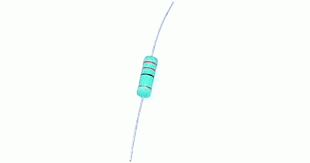
#> input picture Resistor/imagens/33.png, 310 x 163 px, found by its file name
$ python find_resistor.py
#> lines starting #> are read from the running program, lines starting #| are printed output that depends on the picture
#> further down, img_orig_rgb is the input picture: shape (163, 310, 3); mean B, G, R 251.4, 253.4, 250.1
import numpy as np
import cv2
from matplotlib import pyplot as plt

def find_resistor(img, d_graus):

#> called with d_graus = 10
	img_orig = cv2.cvtColor(img_orig_rgb, cv2.COLOR_BGR2GRAY)

	w1 = img_orig.shape[1]
#> w1 = 310
	h1 = img_orig.shape[0]
#> h1 = 163


	#deixa a imagem quadrada e preenche com branco
	size = max(w1,h1)
#> size = 310
	print(size)
#| 310

	img = np.ones((size,size), np.uint8) * 255

	if w1>h1 :
		img[int((w1-h1)/2):int((w1-(w1-h1)/2)), 0:w1] = img_orig
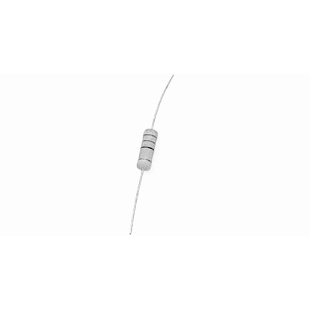
#> img: shape (310, 310); min 14, max 255, mean 253.4
	elif h1>w1 :
		img[0:h1, int((h1-w1)/2):int((h1-(h1-w1)/2))] = img_orig
	else :
		img = img_orig

	#cv2.imshow("img", img)
	#cv2.waitKey(0)


	w2 = img.shape[1]
#> w2 = 310
	h2 = img.shape[0]
#> h2 = 310
	M = cv2.getRotationMatrix2D((w2/2, h2/2), d_graus, 1)

	min_s = np.uint32(-1)
	min_s_idx = -1

	#rotaciona a imagem de d_graus em d_graus graus ate achar a rotacao que tenha a menor diferenca entre o grafico de somaVert e somaHoriz
	#quando somaVert e somaHoriz forem parecidos o resistor esta girado 45 graus
	for i in range(int(180 / d_graus)):
		img = cv2.warpAffine(img, M, (w2, h2),  borderValue=(255,255,255,255))

		#print(i)
		#cv2.imshow("img", img)
		#cv2.waitKey(0)

		somaVert = np.sum(img, 0)
		somaHoriz = np.sum(img, 1)

		#compara as duas funcoes
		#s = 0
		#for j in range(somaVert.size):
		#	s = s + abs(int(somaVert[j]) - int(somaHoriz[j]))

		#ve a diferença entre o valor minimo do grafico horiz e vert
		s = abs(int(np.min(somaVert)) - int(np.min(somaHoriz)))

		if s < min_s:
			min_s = s
			min_s_idx = i
#> this loop made 18 passes
#> (s, min_s) on passes 1 to 6: (3068, 3068), (2245, 2245), (911, 911), (629, 629), (319, 319), (46, 46)
#> s on passes 7 to 12: 241, 828, 1003, 2434, 2093, 1034
#> after the loop, min_s = 46; min_s_idx = 5

		# [5 lines of commented-out code are left out]

	print("min = " + str(min_s))
#| min = 46
	print("min_i = " + str(min_s_idx))
#| min_i = 5

	#gira a imagem original para que o resistor fique reto
	M = cv2.getRotationMatrix2D((w1/2, h1/2), (min_s_idx+1)*d_graus+45, 1)
#> M = [[-0.259, 0.966, 116.4], [-0.966, -0.259, 252.3]]
	img_orig_rgb_rot = cv2.warpAffine(img_orig_rgb, M, (w1, h1),  borderValue=(255,255,255,255))
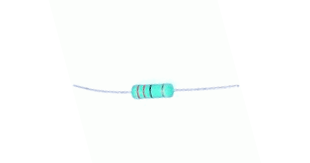
#> img_orig_rgb_rot: shape (163, 310, 3); mean B, G, R 252.8, 253.8, 251.5
	img = cv2.cvtColor(img_orig_rgb_rot, cv2.COLOR_BGR2GRAY)
#> img: shape (163, 310)

	#cv2.imshow("img_certa", img)
	#cv2.waitKey(0)

	#calcula soma horizontal e vertical de novo para achar onde esta o resistor
	somaVert = np.sum(img, 0)
#> somaVert = 310 values, max 41565 at index 0, min 39271 at index 150, mean 41224.4
	somaHoriz = np.sum(img, 1)
#> somaHoriz = 163 values, max 78714 at index 3, min 73910 at index 89, mean 78402.3
	# [6 lines of commented-out code are left out]
	thresh_v,binar_v = cv2.threshold(np.uint8((somaVert/max(somaVert))*255),0,255,cv2.THRESH_BINARY+cv2.THRESH_OTSU)
#> thresh_v = 250; binar_v = 310 values, max 255 at index 0, min 0 at index 132, mean 220.5
	thresh_h,binar_h = cv2.threshold(np.uint8((somaHoriz/max(somaHoriz))*255),0,255,cv2.THRESH_BINARY+cv2.THRESH_OTSU)
#> thresh_h = 248; binar_h = 163 values, max 255 at index 0, min 0 at index 84, mean 233.1
	# [6 lines of commented-out code are left out]
	def maior_seq_zero(arr):
		last = 255
		st = 0
		bigger = 0
		st_bigger = 0
		for i in range(arr.size):
			if arr[i] == 0 and last == 255: #borda de descida
				st = i
			if (arr[i] == 255 and last == 0) or (arr[i] == 0 and i == arr.size-1): #borda de subida ou fim do grafico
				if i - st > bigger:
					bigger = i - st
					st_bigger = st
			last = arr[i]
#> after the loop, bigger = 42; st_bigger = 132
		return st_bigger,st_bigger+bigger-1

	x1,x2 = maior_seq_zero(binar_v)
#> x1 = 132; x2 = 173
	y1,y2 = maior_seq_zero(binar_h)
#> y1 = 84; y2 = 97

	print(x1)
#| 132
	print(x2)
#| 173
	print(y1)
#| 84
	print(y2)
#| 97

	#cv2.rectangle(img_orig_rgb_rot, (x1,y1), (x2,y2), (0,255,0,255), 2)
	#cv2.imshow("img_certa", img_orig_rgb_rot)
	#cv2.waitKey(0)

	#corta resistor da imagem
	img_res = img_orig_rgb_rot[y1:y2, x1:x2]
	if x2-x1 < y2-y1: #se estiver de pe, deita
		img_res=cv2.rotate(img_res, cv2.ROTATE_90_CLOCKWISE)

	#cv2.imshow("img_res", img_res)
	#cv2.waitKey(0)

	return img_res


#img_orig_rgb = cv2.imread('src/18k.jpeg', cv2.IMREAD_COLOR)
img_orig_rgb = cv2.imread('src/33.png', cv2.IMREAD_COLOR)
#img_orig_rgb = cv2.imread('src/resistor.jpeg', cv2.IMREAD_COLOR)
#img_orig_rgb = cv2.imread('src/330.jpg', cv2.IMREAD_COLOR)
#img_orig_rgb = cv2.imread('src/10M.bmp', cv2.IMREAD_COLOR)

cv2.imshow("img", img_orig_rgb)
cv2.waitKey(0)

img_res = find_resistor(img_orig_rgb, 10)
cv2.imshow("img_res", img_res)
cv2.waitKey(0)

$ run again, with Resistor/imagens/resistor.jpeg saved as Resistor/imagens/33.png
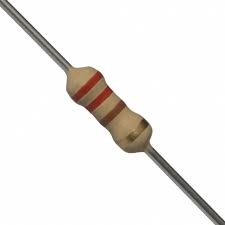
#> input picture Resistor/imagens/resistor.jpeg, 225 x 225 px, found by its file name
#> img_orig_rgb is the input picture: shape (225, 225, 3); mean B, G, R 235.8, 238, 240.2
#| 225
#> the loop in find_resistor, `for i in range(int(180 / d_graus)):` made 18 passes
#> (s, min_s) on passes 1, 9, 18: (2196, 2196), (323, 323), (288, 288)
#> after the loop in find_resistor, `for i in range(int(180 / d_graus)):`:
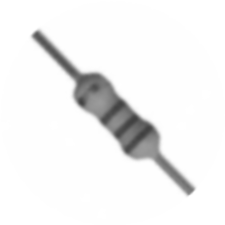
#> img: shape (225, 225); min 64, max 255, mean 241.1
#> after the loop in find_resistor, `for i in range(int(180 / d_graus)):`: min_s = 288; min_s_idx = 17
#| min = 288
#| min_i = 17
#> in find_resistor, `M = cv2.getRotationMatrix2D((w1/2, h1/2), (min_s_idx+1)*d_graus+45, 1)`: M = [[-0.707, -0.707, 271.6], [0.707, -0.707, 112.5]]
#> somaVert = 225 values, max 55975 at index 224, min 49807 at index 148, mean 54234.1
#> somaHoriz = 225 values, max 57288 at index 224, min 22542 at index 111, mean 54234.1
#> thresh_v = 245; binar_v = 225 values, max 255 at index 0, min 0 at index 68, mean 146.2
#> thresh_h = 210; binar_h = 225 values, max 255 at index 0, min 0 at index 96, mean 217.6
#> after the loop in maior_seq_zero, `for i in range(arr.size):`: bigger = 96; st_bigger = 68
#> x2 = 163
#> y1 = 96; y2 = 128
#| 68
#| 163
#| 96
#| 128
#> in find_resistor, `img_res = img_orig_rgb_rot[y1:y2, x1:x2]`:
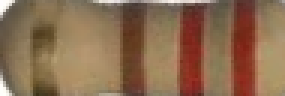
#> img_res: shape (32, 95, 3) (shown 3 times larger); mean B, G, R 79.9, 107.6, 139.4

$ run again, with Resistor/imagens/330.jpg saved as Resistor/imagens/33.png
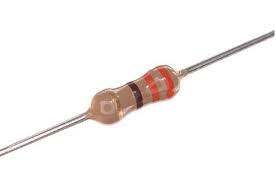
#> input picture Resistor/imagens/330.jpg, 276 x 183 px, found by its file name
#> img_orig_rgb is the input picture: shape (183, 276, 3); mean B, G, R 243.4, 244.5, 247.7
#| 276
#> the loop in find_resistor, `for i in range(int(180 / d_graus)):` made 18 passes
#> (s, min_s) on passes 1 to 2: (2373, 2373), (151, 151)
#> after the loop in find_resistor, `for i in range(int(180 / d_graus)):`:
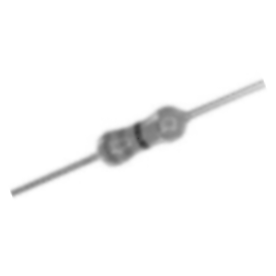
#> img: shape (276, 276); min 57, max 255, mean 248.8
#> after the loop in find_resistor, `for i in range(int(180 / d_graus)):`: min_s = 151; min_s_idx = 1
#| min = 151
#| min_i = 1
#> in find_resistor, `M = cv2.getRotationMatrix2D((w1/2, h1/2), (min_s_idx+1)*d_graus+45, 1)`: M = [[0.423, 0.906, -3.25], [-0.906, 0.423, 177.9]]
#> somaVert = 276 values, max 46665 at index 0, min 24172 at index 139, mean 45161.6
#> somaHoriz = 183 values, max 69769 at index 182, min 65189 at index 94, mean 68112.6
#> thresh_v = 216; binar_v = 276 values, max 255 at index 0, min 0 at index 126, mean 228.2
#> thresh_h = 248; binar_h = 183 values, max 255 at index 0, min 0 at index 52, mean 132.4
#> after the loop in maior_seq_zero, `for i in range(arr.size):`: bigger = 29; st_bigger = 126
#> x2 = 154
#> the loop in maior_seq_zero (call 2), `for i in range(arr.size):` made 183 passes
#> last on passes 1 to 8: [255], [255], [255], [255], [255], [255], [255], [255]
#> y1 = 52; y2 = 139
#| 126
#| 154
#| 52
#| 139
#> in find_resistor, `img_res=cv2.rotate(img_res, cv2.ROTATE_90_CLOCKWISE)`:
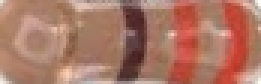
#> img_res: shape (28, 87, 3) (shown 3 times larger); mean B, G, R 101.1, 118.8, 171.2

$ run again, with Resistor/src/10M.bmp saved as Resistor/imagens/33.png
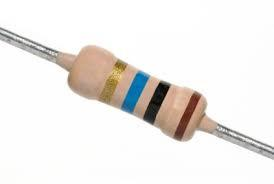
#> input picture Resistor/src/10M.bmp, 274 x 184 px, found by its file name
#> img_orig_rgb is the input picture: shape (184, 274, 3); mean B, G, R 232.7, 235.4, 238.4
#| 274
#> the loop in find_resistor, `for i in range(int(180 / d_graus)):` made 18 passes
#> (s, min_s) on passes 1, 4, 5, 6, 7, 16: (6521, 6521), (6024, 6024), (5880, 5880), (2469, 2469), (328, 328), (301, 301)
#> after the loop in find_resistor, `for i in range(int(180 / d_graus)):`:
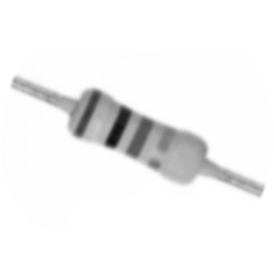
#> img: shape (274, 274); min 16, max 255, mean 242.7
#> after the loop in find_resistor, `for i in range(int(180 / d_graus)):`: min_s = 301; min_s_idx = 15
#| min = 301
#| min_i = 15
#> in find_resistor, `M = cv2.getRotationMatrix2D((w1/2, h1/2), (min_s_idx+1)*d_graus+45, 1)`: M = [[-0.906, -0.423, 300], [0.423, -0.906, 117.5]]
#> somaVert = 274 values, max 45931 at index 268, min 36854 at index 113, mean 43557.7
#> somaHoriz = 184 values, max 69770 at index 183, min 40315 at index 93, mean 64863.1
#> thresh_v = 241; binar_v = 274 values, max 255 at index 0, min 0 at index 68, mean 126.6
#> thresh_h = 218; binar_h = 184 values, max 255 at index 0, min 0 at index 69, mean 192.6
#> after the loop in maior_seq_zero, `for i in range(arr.size):`: bigger = 138; st_bigger = 68
#> x2 = 205
#> y1 = 69; y2 = 113
#| 68
#| 205
#| 69
#| 113
#> in find_resistor, `img_res = img_orig_rgb_rot[y1:y2, x1:x2]`:
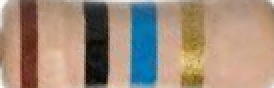
#> img_res: shape (44, 137, 3) (shown 2 times larger); mean B, G, R 122.6, 139.5, 159.6
